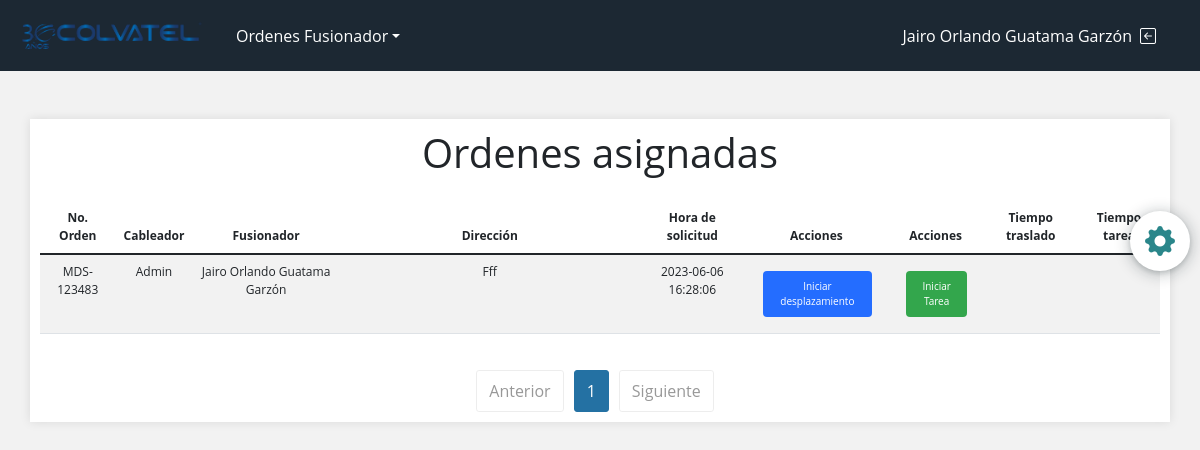
The page /views/agendaFusionador.php (signed in) on the database its author committed.
### tables this page shows
CREATE TABLE `ordenes` (
  `id_orden` int(11) NOT NULL,
  `N_orden` varchar(100) NOT NULL,
  `direccion` varchar(100) NOT NULL,
  `descripcion` varchar(200) DEFAULT NULL,
  `id_usuario_cableador` int(11) DEFAULT NULL,
  `id_usuario_fusionador` int(11) DEFAULT NULL,
  `id_zona` int(11) DEFAULT NULL,
  `fecha_registro` datetime NOT NULL DEFAULT current_timestamp(),
  `estado_orden` int(11) NOT NULL DEFAULT 1
);

CREATE TABLE `usuarios` (
  `id_usuario` int(11) NOT NULL,
  `nombre` varchar(100) NOT NULL,
  `correo` varchar(100) NOT NULL,
  `telefono` varchar(100) NOT NULL,
  `clave` varchar(1000) NOT NULL,
  `nombre_usuario` varchar(50) DEFAULT NULL,
  `estado` int(11) DEFAULT 1,
  `id_zona` int(11) DEFAULT NULL,
  `id_rol` int(11) DEFAULT NULL,
  `id_estado` int(11) DEFAULT 1
);

### views/agendaFusionador.php (the view, shortened to what this page needs)
<?php
require_once  '../conexion.php';
?>
<!DOCTYPE html>
<html lang="es">
<head>
    <link rel="stylesheet" href="../style/agendaFusionador/agendaFusionador.css">
    <link rel="stylesheet" href="../style/global.css">
</head>
<body>
    <?php include "header.php" ?>
    <main>
        <a href="#" class="newContrasena getUserData" data-bs-toggle="modal" data-bs-target="#exampleModal" data-rol="<?php echo $_SESSION['idUser']; ?>">
            <i class="bi bi-gear-fill"></i>
        </a>
        <section>
            <div class="container my-5 cont-table">
                <h1 class="mb-4">Ordenes asignadas</h1>
                <div class="table-responsive">
                    <table class="table table-striped table-hover">
                        <thead>
                            <tr>
                                <th>No. Orden</th>
                                <th>Cableador</th>
                                <th>Fusionador</th>
                                <th>Dirección</th>
                                <th>Hora de solicitud</th>
                                <th>Acciones</th>
                                <th>Acciones</th>
                                <th>Tiempo traslado</th>
                                <th>Tiempo tarea</th>
                            </tr>
                        </thead>
                        <tbody>
                            <?php
                            $sql_register = mysqli_query($conexion, "SELECT COUNT(*) as total_registros FROM zonas WHERE estado = 1");
                            $result_register = mysqli_fetch_array($sql_register);
                            $total_registro = $result_register['total_registros'];
                            $por_pagina = 5;
                            if (empty($_GET['pagina'])) {
                                $pagina = 1;
                            } else {
                                $pagina = $_GET['pagina'];
                            }
                            $desde = ($pagina - 1) * $por_pagina;
                            $total_paginas = ceil($total_registro / $por_pagina);
                            if ($_SESSION['idUser'] == 1) {
                                $query = "SELECT ord.id_orden, ord.N_orden,u2.id_usuario AS id_fusionador, u1.nombre AS nombre_cableador, u2.nombre AS nombre_fusionador, ord.descripcion, ord.fecha_registro, z.nombre_zona
                                          FROM ordenes ord
                                          INNER JOIN usuarios u1 ON u1.id_usuario = ord.id_usuario_cableador
                                          INNER JOIN usuarios u2 ON u2.id_usuario = ord.id_usuario_fusionador
                                          INNER JOIN zonas z ON z.id_zona = ord.id_zona
                                          WHERE ord.estado_orden = 1
                                          ORDER BY ord.id_orden ASC LIMIT $desde,$por_pagina";
                            } elseif ($_SESSION['idUser'] != 1) {
                                $query = "SELECT ord.id_orden, ord.N_orden, u1.nombre AS nombre_cableador, u2.nombre AS nombre_fusionador, ord.descripcion, ord.fecha_registro, z.nombre_zona
                                          FROM ordenes ord
                                          INNER JOIN usuarios u1 ON u1.id_usuario = ord.id_usuario_cableador
                                          INNER JOIN usuarios u2 ON u2.id_usuario = ord.id_usuario_fusionador
                                          INNER JOIN zonas z ON z.id_zona = ord.id_zona
                                          WHERE ord.estado_orden = 1 AND u2.id_usuario = " . $_SESSION['idUser'] . "
                                          ORDER BY ord.id_orden ASC
                                          LIMIT $desde, $por_pagina";
                            }
                            $result = mysqli_query($conexion, $query);
                            if ($result && mysqli_num_rows($result) > 0) {
                                while ($data = mysqli_fetch_array($result)) {
                            ?>
                                    <tr>
                                        <td><?php echo $data['N_orden']; ?></td>
                                        <td><?php echo $data['nombre_cableador']; ?></td>
                                        <td><?php echo $data['nombre_fusionador']; ?></td>
                                        <td class="descripcion-column"><?php echo  ucfirst(strtolower($data['descripcion'])); ?></td>
                                        <td><?php echo $data['fecha_registro']; ?></td>
                                        <td>
                                            <div class="contBtnTiempos">
                                                <button type="button" class="btn-desplazamiento" onclick="FbotonOn(this)" data-id="<?= $_SESSION['idUser']; ?>">Iniciar desplazamiento</button>
                                            </div>
                                        </td>
                                        <td>
                                            <div class="contBtnTiempos">
                                                <button type="button" class="btn-tarea" onclick="BbotonOn(this)" data-id="<?= $_SESSION['idUser']; ?>">Iniciar Tarea</button>
                                            </div>
                                        </td>
                                        <td>
                                        </td>
                                        <td id="tarea">
                                        </td>
                                    </tr>
                            <?php
                                }
                            }
                            ?>
                        </tbody>
                    </table>
                </div>
                <div class="pagination-container">
                    <ul class="pagination">
                        <li class="pagination-item <?php if ($pagina <= 1) {
                                                        echo 'disabled';
                                                    } ?>">
                            <a href="<?php if ($pagina <= 1) {
                                            echo '#';
                                        } else {
                                            echo '?pagina=' . ($pagina - 1);
                                        } ?>">Anterior</a>
                        </li>
                        <?php for ($i = 1; $i <= $total_paginas; $i++) { ?>
                            <li class="pagination-item <?php if ($pagina == $i) {
                                                            echo 'active';
                                                        } ?>">
                                <a href="<?php echo '?pagina=' . $i; ?>"><?php echo $i; ?></a>
                            </li>
                        <?php } ?>
                        <li class="pagination-item <?php if ($pagina >= $total_paginas) {
                                                        echo 'disabled';
                                                    } ?>">
                            <a href="<?php if ($pagina >= $total_paginas) {
                                            echo '#';
                                        } else {
                                            echo '?pagina=' . ($pagina + 1);
                                        } ?>">Siguiente</a>
                        </li>
                    </ul>
                </div>
            </div>
        </section>
    </main>
</body>
</html>

### style/agendaFusionador/agendaFusionador.css (style rules this page uses)
.container.my-5.cont-table { background: #fff; box-shadow: 0 0 10px rgba(0, 0, 0, 0.1); padding: 10px; }
.container.my-5.cont-table h1 { text-align: center; }
th,td { font-size: 12px; text-align: center !important; }
.descripcion-column { word-wrap: break-word; word-break: break-all; width: 300px; }
.contBtnTiempos { align-items: center; display: flex; justify-content: center; margin: auto auto; padding: 8px; width: 100%; }
.btn-desplazamiento, .btn-tarea { border: none; border-radius: 4px; color: #fff; cursor: pointer; padding: 8px; margin-left: 2px; }
.btn-desplazamiento { background: #246DFF; font-size: 10px; padding: 8px; transition: all .5s; text-decoration: none !important; width: 100%; }
.btn-tarea { background: #33A64C; font-size: 10px; padding: 8px; text-decoration: none !important; transition: all .5s; width: 100%; }

### style/global.css (style rules this page uses)
* { margin: 0; padding: 0; box-sizing: border-box; font-family: 'Open Sans', sans-serif; }
body { background-color: #f2f2f2 !important; font-family: 'Roboto', sans-serif; position: relative; }
.newContrasena { align-items: center; background: #fff; box-shadow: rgba(14, 30, 37, 0.12) 0px 2px 4px 0px, rgba(14, 30, 37, 0.32) 0px 2px 16px 0px; border-radius: 50%; display: flex; color: rgb(42, 134, 138); font-size: 30px; justify-content: center; height: 60px; right: 10px; top: 50%; transition: all 1s; position: absolute; width: 60px; }
.pagination-container { display: flex; justify-content: center; align-items: center; margin-top: 20px; }
.pagination { display: flex; list-style: none; padding: 0; margin: 0; }
.pagination-item { margin-right: 10px; }
.pagination-item a { display: block; padding: 8px 12px; border: 1px solid #ddd; border-radius: 3px; text-decoration: none; color: #333; }
.pagination-item.active a { background-color: #2471A3; color: #fff; border-color: #2471A3; }
.pagination-item.disabled a { opacity: 0.5; pointer-events: none; }

### rows shown on the page
ordenes: N_orden "MDS-123483", usuarios.nombre "Admin", usuarios.nombre "Jairo Orlando Guatama Garzón", descripcion "Fff", fecha_registro "2023-06-06 16:28:06"

### other values the page prints
$_SESSION['nombre'] "Jairo Orlando Guatama Garzón"
